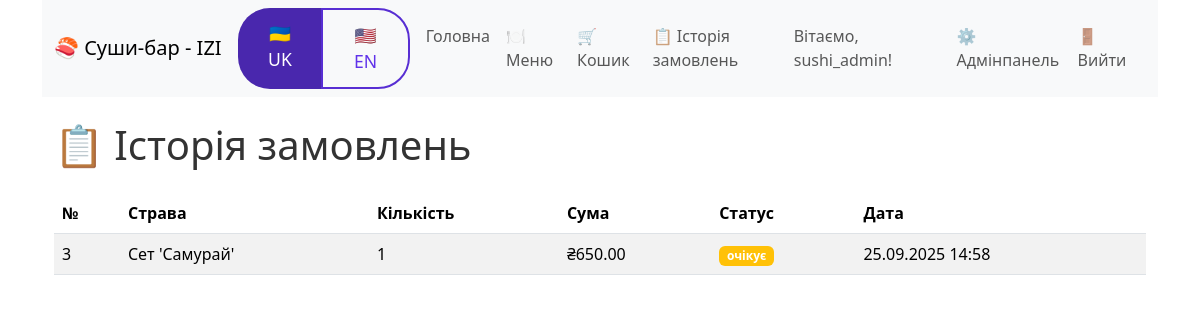
The page /order_history (signed in) on the database its author committed.
### models.py (models this page shows, shortened)
class User(UserMixin, Base):
    __tablename__ = "users"
    id: Mapped[int] = mapped_column(primary_key=True)
    username: Mapped[str] = mapped_column(String(50), unique=True, nullable=False)
    email: Mapped[str] = mapped_column(String(100), unique=True, nullable=False)
    hash_password: Mapped[str] = mapped_column(String(200), nullable=False)
    is_admin: Mapped[bool] = mapped_column(default=False)
    orders: Mapped[list["Order"]] = relationship("Order", back_populates="user")
    reservations: Mapped[list["Reservation"]] = relationship("Reservation", back_populates="user")
    @staticmethod
    def get(user_id: int):
        try:
            with Session() as session:
                user = session.get(User, user_id)
                return user
        except:
            return None

class Order(Base):
    __tablename__ = "orders"
    id: Mapped[int] = mapped_column(primary_key=True)
    user_id: Mapped[int] = mapped_column(ForeignKey("users.id"), nullable=False)
    menu_id: Mapped[int] = mapped_column(ForeignKey("menu.id"), nullable=False)
    quantity: Mapped[int] = mapped_column(default=1)
    status: Mapped[OrderStatus] = mapped_column(Enum(OrderStatus), default=OrderStatus.PENDING)
    created_at: Mapped[datetime] = mapped_column(DateTime, default=datetime.now())
    total_price: Mapped[float] = mapped_column(nullable=True)
    user: Mapped["User"] = relationship("User", back_populates="orders")
    menu_item: Mapped["Menu"] = relationship("Menu", back_populates="orders")

class Menu(Base):
    __tablename__ = "menu"
    id: Mapped[int] = mapped_column(primary_key=True)
    name: Mapped[str] = mapped_column(String(255), unique=True, nullable=False)
    price: Mapped[float] = mapped_column(nullable=False)
    rating: Mapped[int] = mapped_column(nullable=True, default=5)
    description: Mapped[str] = mapped_column(Text, nullable=True)
    image_path: Mapped[str] = mapped_column(String(255), nullable=True)
    active: Mapped[bool] = mapped_column(default=True)
    category: Mapped[str] = mapped_column(String(100), nullable=True)
    orders: Mapped[list["Order"]] = relationship("Order", back_populates="menu_item")

### routes/orders.py (the view)
@bp.route("/order_history")
@login_required
def order_history():
    current_lang = session.get('language', 'uk')
    from app import t, get_background_settings
    with Session() as session_db:
        orders_list = session_db.query(Order).options(
            joinedload(Order.menu_item)
        ).filter(
            Order.user_id == current_user.id
        ).order_by(Order.created_at.desc()).all()
        images = get_background_settings()
        return render_template("order_history.html",
                             orders=orders_list,
                             background_image=images.get('order_history_background_image'),
                             t=lambda key: t(key, current_lang),
                             lang=current_lang)

### app.py (called while the page is built)
@login_manager.user_loader
def load_user_from_session(user_id):
    try:
        return User.get(int(user_id))
    except:
        return None

def t(key, lang='uk'):
    return translations.get(lang, {}).get(key, key)

def get_background_settings():
    backgrounds = {}
    with Session() as session_db:
        settings = session_db.query(SiteSettings).filter(
            SiteSettings.setting_name.in_([
                'main_background_image',
                'menu_background_image',
                'admin_panel_background_image',
                'cart_background_image',
                'order_history_background_image'
            ])
        ).all()
        for setting in settings:
            backgrounds[setting.setting_name] = setting.setting_value
    return backgrounds

### templates/order_history.html (shortened to what this page needs)
{% extends "base.html" %}
{% block content %}
<div class="container">
    <h1 class="my-4">📋 {{ t('Історія замовлень') }}</h1>
    {% if orders %}
    <div class="table-responsive">
        <table class="table table-striped">
            <thead>
                <tr>
                    <th>{{ t('№') }}</th>
                    <th>{{ t('Страва') }}</th>
                    <th>{{ t('Кількість') }}</th>
                    <th>{{ t('Сума') }}</th>
                    <th>{{ t('Статус') }}</th>
                    <th>{{ t('Дата') }}</th>
                </tr>
            </thead>
            <tbody>
                {% for order in orders %}
                <tr>
                    <td>{{ order.id }}</td>
                    <td>{{ t(order.menu_item.name) }}</td>
                    <td>{{ order.quantity }}</td>
                    <td>₴{{ "%.2f"|format(order.total_price) }}</td>
                    <td>
                        <span class="badge {% if order.status.name == 'PENDING' %}bg-warning {% elif order.status.name == 'CONFIRMED' %}bg-info {% elif order.status.name == 'COMPLETED' %}bg-success {% elif order.status.name == 'CANCELLED' %}bg-danger {% else %}bg-secondary{% endif %}">
                            {{ t(order.status.value) }}
                        </span>
                    </td>
                    <td>{{ order.created_at.strftime('%d.%m.%Y %H:%M') }}</td>
                </tr>
                {% endfor %}
            </tbody>
        </table>
    </div>
    {% else %}
    <div class="text-center my-5">
        <h3>{{ t('Замовлень ще немає') }}</h3>
        <p>{{ t('Зробіть ваше перше замовлення в нашому меню') }}</p>
    </div>
    {% endif %}
</div>
{% endblock content %}

### templates/base.html (shortened to what this page needs)
<!DOCTYPE html>
<html lang="{{ lang }}">
<head>
    <link href="https://cdn.jsdelivr.net/npm/bootstrap@5.3.3/dist/css/bootstrap.min.css" rel="stylesheet">
    <link href="{{ url_for('static', filename='css/style.css') }}" rel="stylesheet">
</head>
<body class="container" style="background-image: url('{{ background_image }}'); background-size: cover; background-repeat: no-repeat; background-position: center center; background-attachment: fixed;">
<nav class="navbar navbar-expand-lg navbar-light bg-light mb-4">
    <div class="container-fluid">
        <a class="navbar-brand" href="{{ url_for('index') }}">🍣 {{ t('Суши-бар - IZI') }}</a>
        <div class="navbar-nav me-2">
            <div class="btn-group">
                <a href="{{ url_for('set_language', language='uk') }}"
                   class="btn btn-sm {% if lang == 'uk' %}btn-primary{% else %}btn-outline-primary{% endif %}">
                    🇺🇦 UK
                </a>
                <a href="{{ url_for('set_language', language='en') }}"
                   class="btn btn-sm {% if lang == 'en' %}btn-primary{% else %}btn-outline-primary{% endif %}">
                    🇺🇸 EN
                </a>
            </div>
        </div>
        <div class="collapse navbar-collapse" id="navbarNav">
            <ul class="navbar-nav me-auto">
                <li class="nav-item">
                    <a class="nav-link" href="{{ url_for('index') }}">{{ t('Головна') }}</a>
                </li>
                <li class="nav-item">
                    <a class="nav-link" href="{{ url_for('orders.menu') }}">🍽️ {{ t('Меню') }}</a>
                </li>
                {% if current_user.is_authenticated %}
                <li class="nav-item">
                    <a class="nav-link" href="{{ url_for('orders.cart') }}">🛒 {{ t('Кошик') }}</a>
                </li>
                <li class="nav-item">
                    <a class="nav-link" href="{{ url_for('orders.order_history') }}">📋 {{ t('Історія замовлень') }}</a>
                </li>
                {% endif %}
            </ul>
            <div class="navbar-nav">
                {% if current_user.is_authenticated %}
                <span class="navbar-text me-3">
                    {{ t('Вітаємо') }}, {{ current_user.username }}!
                </span>
                {% if current_user.is_admin %}
                <a class="nav-link" href="{{ url_for('admin.dashboard') }}">⚙️ {{ t('Адмінпанель') }}</a>
                {% endif %}
                <a class="nav-link" href="{{ url_for('auth.logout') }}">🚪 {{ t('Вийти') }}</a>
                {% else %}
                <a class="nav-link" href="{{ url_for('auth.login') }}">🔐 {{ t('Увійти') }}</a>
                <a class="nav-link" href="{{ url_for('auth.register') }}">📝 {{ t('Зареєструватися') }}</a>
                {% endif %}
            </div>
        </div>
    </div>
</nav>
{% block content %}
{% endblock %}
</body>
</html>

### static/css/style.css (style rules this page uses)
body { font-family: 'Segoe UI', Arial, sans-serif; background: linear-gradient(to right, #fefefe, #f9f9f9); color: #333; margin: 0; padding: 0; }
.btn-primary { background-color: #4927ad; border: none; padding: 12px 25px; border-radius: 2rem; font-size: 1.1rem; transition: 0.3s; }
.btn-outline-primary { border: 2px solid #582ed3; color: #6032ea; padding: 12px 25px; border-radius: 2rem; font-size: 1.1rem; transition: 0.3s; }

### rows shown on the page
User: username "sushi_admin"
Order: id "3", quantity "1", total_price "650.00", status "очікує", created_at "25.09.2025 14:58"
Menu: name "Сет 'Самурай'"

### other values the page prints
{{ t('Суши-бар - IZI') }} "Суши-бар - IZI"
{{ t('Головна') }} "Головна"
{{ t('Меню') }} "Меню"
{{ t('Кошик') }} "Кошик"
{{ t('Історія замовлень') }} "Історія замовлень"
{{ t('Вітаємо') }} "Вітаємо"
{{ t('Адмінпанель') }} "Адмінпанель"
{{ t('Вийти') }} "Вийти"
{{ t('№') }} "№"
{{ t('Страва') }} "Страва"
{{ t('Кількість') }} "Кількість"
{{ t('Сума') }} "Сума"
{{ t('Статус') }} "Статус"
{{ t('Дата') }} "Дата"
